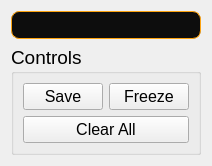
      <widget class="QWidget" name="KD">
       <attribute name="icon">
        <iconset resource="../../../../Downloads.M/Images/Icons/Icone.qrc">
         <normaloff>:/Icon_Png/Icon_Png/depth.png</normaloff>:/Icon_Png/Icon_Png/depth.png</iconset>
       </attribute>
       <attribute name="title">
        <string>Keel Depth</string>
       </attribute>
       <layout class="QGridLayout" name="gridLayout_17">
        <item row="1" column="0">
         <widget class="QGroupBox" name="Controls_Depth">
          <property name="maximumSize">
           <size>
            <width>16777215</width>
            <height>165</height>
           </size>
          </property>
          <property name="font">
           <font>
            <family>Segoe UI</family>
            <pointsize>14</pointsize>
           </font>
          </property>
          <property name="title">
           <string>Controls</string>
          </property>
          <layout class="QGridLayout" name="gridLayout_18">
           <item row="0" column="1">
            <widget class="QPushButton" name="Freeze_Depth">
             <property name="font">
              <font>
               <family>Segoe UI</family>
               <pointsize>12</pointsize>
              </font>
             </property>
             <property name="text">
              <string>Freeze</string>
             </property>
             <property name="icon">
              <iconset resource="../../../../Downloads.M/Images/Icons/Icone.qrc">
               <normaloff>:/Icon_Png/Icon_Png/stop-button.png</normaloff>:/Icon_Png/Icon_Png/stop-button.png</iconset>
             </property>
            </widget>
           </item>
           <item row="0" column="0">
            <widget class="QPushButton" name="Save_Depth">
             <property name="font">
              <font>
               <family>Segoe UI</family>
               <pointsize>12</pointsize>
              </font>
             </property>
             <property name="text">
              <string>Save</string>
             </property>
             <property name="icon">
              <iconset resource="../../../../Downloads.M/Images/Icons/Icone.qrc">
               <normaloff>:/Icon_Png/Icon_Png/disk.png</normaloff>:/Icon_Png/Icon_Png/disk.png</iconset>
             </property>
            </widget>
           </item>
           <item row="1" column="0" colspan="2">
            <widget class="QPushButton" name="Clear_Depth">
             <property name="font">
              <font>
               <family>Segoe UI</family>
               <pointsize>12</pointsize>
              </font>
             </property>
             <property name="text">
              <string>Clear All</string>
             </property>
             <property name="icon">
              <iconset resource="../../../../Downloads.M/Images/Icons/Icone.qrc">
               <normaloff>:/Icon_Png/Icon_Png/trash.png</normaloff>:/Icon_Png/Icon_Png/trash.png</iconset>
             </property>
            </widget>
           </item>
          </layout>
         </widget>
        </item>
        <item row="0" column="0">
         <widget class="QLabel" name="Keel_Depth_Show">
          <property name="styleSheet">
           <string notr="true">QLabel {
    background-color: #0D0D0D;
    color: #FFFFFF;

    border: 1px solid #FCA311;
    border-radius: 8px;

    padding: 6px 10px;
}</string>
          </property>
          <property name="text">
           <string/>
          </property>
         </widget>
        </item>
       </layout>
      </widget>
